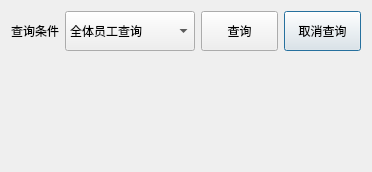
<?xml version="1.0" encoding="UTF-8"?>
<ui version="4.0">
 <class>FindDlg</class>
 <widget class="QDialog" name="FindDlg">
  <property name="geometry">
   <rect>
    <x>0</x>
    <y>0</y>
    <width>372</width>
    <height>172</height>
   </rect>
  </property>
  <property name="windowTitle">
   <string>Dialog</string>
  </property>
  <layout class="QGridLayout" name="gridLayout">
   <item row="1" column="0" colspan="4">
    <widget class="QStackedWidget" name="stackedWidget">
     <widget class="QWidget" name="allWorkPage"/>
     <widget class="QWidget" name="namePage">
      <layout class="QGridLayout" name="gridLayout_3">
       <item row="0" column="0">
        <layout class="QHBoxLayout" name="horizontalLayout">
         <item>
          <widget class="QLabel" name="label_2">
           <property name="minimumSize">
            <size>
             <width>0</width>
             <height>0</height>
            </size>
           </property>
           <property name="maximumSize">
            <size>
             <width>183</width>
             <height>16777215</height>
            </size>
           </property>
           <property name="text">
            <string>姓名</string>
           </property>
           <property name="alignment">
            <set>Qt::AlignCenter</set>
           </property>
          </widget>
         </item>
         <item>
          <widget class="QLineEdit" name="txName">
           <property name="minimumSize">
            <size>
             <width>0</width>
             <height>40</height>
            </size>
           </property>
           <property name="maximumSize">
            <size>
             <width>160</width>
             <height>16777215</height>
            </size>
           </property>
          </widget>
         </item>
        </layout>
       </item>
      </layout>
     </widget>
     <widget class="QWidget" name="birthPage">
      <layout class="QGridLayout" name="gridLayout_5">
       <item row="0" column="0">
        <layout class="QGridLayout" name="gridLayout_2">
         <item row="0" column="0">
          <widget class="QLabel" name="label_4">
           <property name="text">
            <string>出生范围</string>
           </property>
           <property name="alignment">
            <set>Qt::AlignCenter</set>
           </property>
          </widget>
         </item>
         <item row="0" column="1">
          <widget class="QComboBox" name="birthComb">
           <property name="minimumSize">
            <size>
             <width>145</width>
             <height>40</height>
            </size>
           </property>
           <item>
            <property name="text">
             <string>按年月日出生前</string>
            </property>
           </item>
           <item>
            <property name="text">
             <string>按年月日出生后</string>
            </property>
           </item>
          </widget>
         </item>
         <item row="1" column="0">
          <widget class="QLabel" name="label_3">
           <property name="text">
            <string>日期</string>
           </property>
           <property name="alignment">
            <set>Qt::AlignCenter</set>
           </property>
          </widget>
         </item>
         <item row="1" column="1">
          <widget class="QDateEdit" name="birthText">
           <property name="minimumSize">
            <size>
             <width>0</width>
             <height>40</height>
            </size>
           </property>
          </widget>
         </item>
        </layout>
       </item>
      </layout>
     </widget>
     <widget class="QWidget" name="marriedPage">
      <layout class="QGridLayout" name="gridLayout_4">
       <item row="0" column="0">
        <layout class="QHBoxLayout" name="horizontalLayout_2">
         <item>
          <widget class="QLabel" name="label_5">
           <property name="text">
            <string>婚姻情况</string>
           </property>
           <property name="alignment">
            <set>Qt::AlignCenter</set>
           </property>
          </widget>
         </item>
         <item>
          <widget class="QComboBox" name="marriedComb">
           <property name="minimumSize">
            <size>
             <width>159</width>
             <height>40</height>
            </size>
           </property>
           <item>
            <property name="text">
             <string>未婚</string>
            </property>
           </item>
           <item>
            <property name="text">
             <string>已婚</string>
            </property>
           </item>
          </widget>
         </item>
        </layout>
       </item>
      </layout>
     </widget>
    </widget>
   </item>
   <item row="0" column="3">
    <widget class="QPushButton" name="pushButton_2">
     <property name="minimumSize">
      <size>
       <width>70</width>
       <height>40</height>
      </size>
     </property>
     <property name="text">
      <string>取消查询</string>
     </property>
    </widget>
   </item>
   <item row="0" column="0">
    <widget class="QLabel" name="label">
     <property name="text">
      <string>查询条件</string>
     </property>
     <property name="alignment">
      <set>Qt::AlignCenter</set>
     </property>
    </widget>
   </item>
   <item row="0" column="1">
    <widget class="QComboBox" name="comboBox">
     <property name="minimumSize">
      <size>
       <width>130</width>
       <height>40</height>
      </size>
     </property>
     <item>
      <property name="text">
       <string>全体员工查询</string>
      </property>
     </item>
     <item>
      <property name="text">
       <string>按姓名查询</string>
      </property>
     </item>
     <item>
      <property name="text">
       <string>按出生年月查询</string>
      </property>
     </item>
     <item>
      <property name="text">
       <string>按婚姻情况查询</string>
      </property>
     </item>
    </widget>
   </item>
   <item row="0" column="2">
    <widget class="QPushButton" name="pushButton">
     <property name="minimumSize">
      <size>
       <width>70</width>
       <height>40</height>
      </size>
     </property>
     <property name="text">
      <string>查询</string>
     </property>
    </widget>
   </item>
  </layout>
 </widget>
 <resources/>
 <connections/>
</ui>
